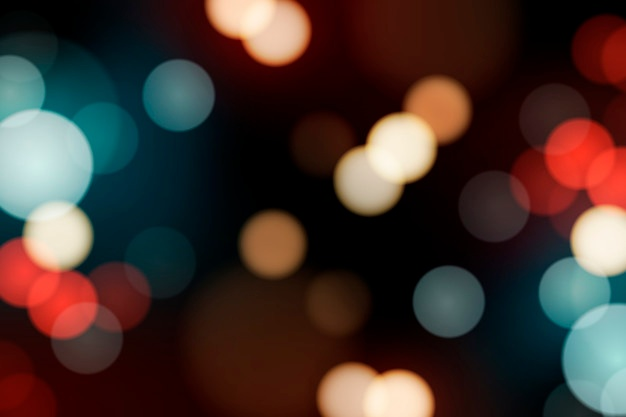
#> input picture a2_2019702002/input/q3/drops_input.jpg, 626 x 417 px, found by its file name
$ python blur.py
#> lines starting #> are read from the running program, lines starting #| are printed output that depends on the picture
from sklearn.cluster import KMeans
from collections import Counter
import numpy as np
from matplotlib import pyplot as plt
import cv2
import math

def sliding_window(image, mask,window = 3):
	a = np.zeros(image.shape)
	for x in range(1, image.shape[0]-1):
		for y in range(1, image.shape[1]-1):
			win_im = image[x-1:x+window-1, y-1:y+window-1]
			win_im = np.multiply(win_im, mask)
			a[x][y] = np.sum(win_im)

	return a
im = cv2.imread('drops_input.jpg')# path needs to be channged all input images are available in the input folder
#> im is the input picture: shape (417, 626, 3); mean B, G, R 46.1, 51.3, 67.7
im = cv2.cvtColor(im, cv2.COLOR_BGR2GRAY)
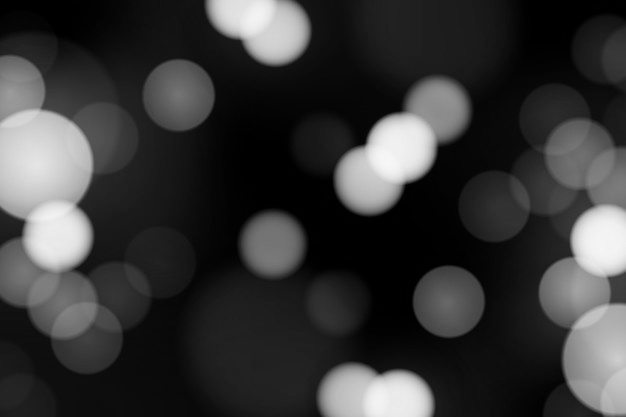
#> im: shape (417, 626); min 0, max 247, mean 55.6
lap_8 = np.array([[1,1,1],[1,-8,1],[1,1,1]])
a = sliding_window(im, lap_8)
#> after the loop in sliding_window, `for x in range(1, image.shape[0]-1):`:
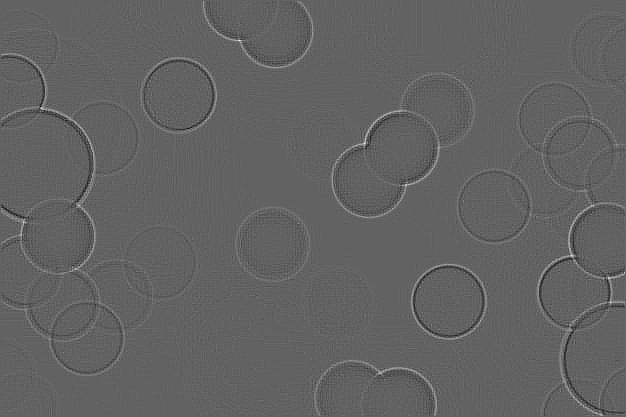
#> a: shape (417, 626) float64; min -88, max 139, mean 0; drawn with min black and max white
cv2.imwrite('drops.jpg',a)# output images in the output folder can be used for refrence
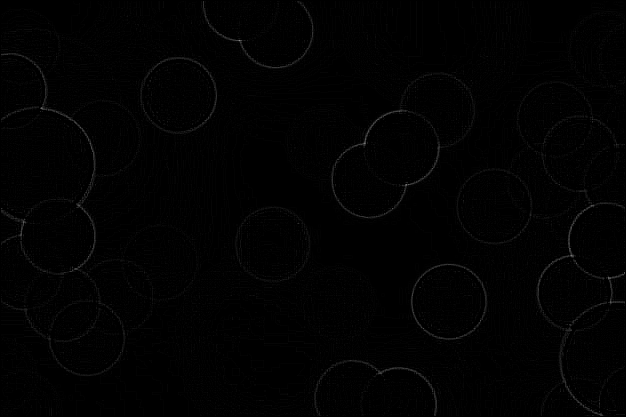
#> saved as drops.jpg: shape (417, 626); min 0, max 139, mean 1.8
